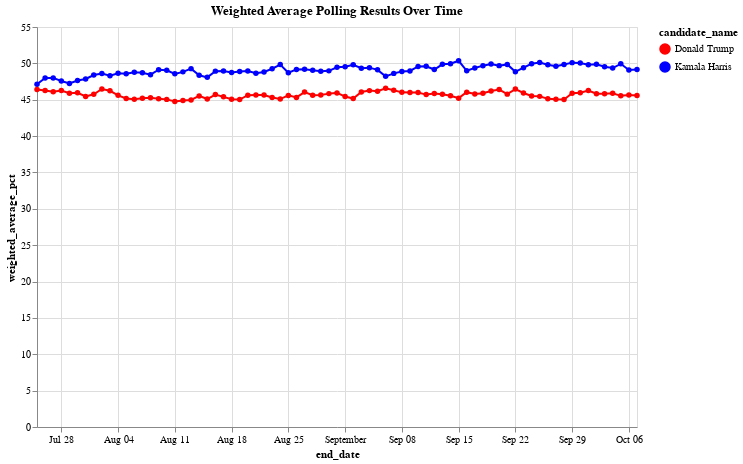

Source (notebook cell):
### Markdown cell above
Let's view the plot with weight average:

### Code cell
# Create the line chart with points
# Create a customized color encoding for Trump and Harris
color_scale = alt.Scale(domain=['Donald Trump', 'Kamala Harris'], range=['red', 'blue'])

# Create the line chart with points, assigning specific colors to each candidate
chart = alt.Chart(df_weighted_averages).mark_line(point=True).encode(
    x='end_date:T',  # Temporal encoding for end_date
    y='weighted_average_pct:Q',  # Quantitative encoding for weighted averages
    color=alt.Color('candidate_name:N', scale=color_scale),  # Custom color scale for candidates
    tooltip=['end_date', 'candidate_name', 'weighted_average_pct']  # Add tooltips to show details
).properties(
    title='Weighted Average Polling Results Over Time',
    width=600,
    height=400
)

chart.show()

### Figure 1 — Vega-Lite specification as saved in the notebook (floating-point values rounded to 4 significant figures; data arrays with more than 128 entries replaced by an {"elided": "..."} marker saying what was removed)
{"config": {"view": {"continuousWidth": 300, "continuousHeight": 300}}, "data": {"name": "data-53f1ccd75e48b16e7fc728b913d6bf97"}, "mark": {"type": "line", "point": true}, "encoding": {"color": {"field": "candidate_name", "scale": {"domain": ["Donald Trump", "Kamala Harris"], "range": ["red", "blue"]}, "type": "nominal"}, "tooltip": [{"field": "end_date", "type": "temporal"}, {"field": "candidate_name", "type": "nominal"}, {"field": "weighted_average_pct", "type": "quantitative"}], "x": {"field": "end_date", "type": "temporal"}, "y": {"field": "weighted_average_pct", "type": "quantitative"}}, "height": 400, "title": "Weighted Average Polling Results Over Time", "width": 600, "$schema": "https://vega.github.io/schema/vega-lite/v5.20.1.json", "datasets": {"data-53f1ccd75e48b16e7fc728b913d6bf97": {"elided": "150 records"}}}
